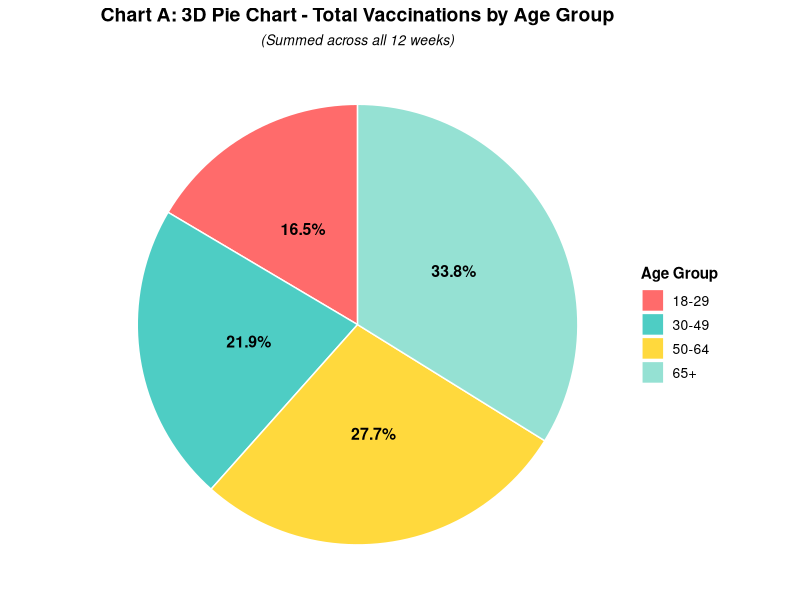
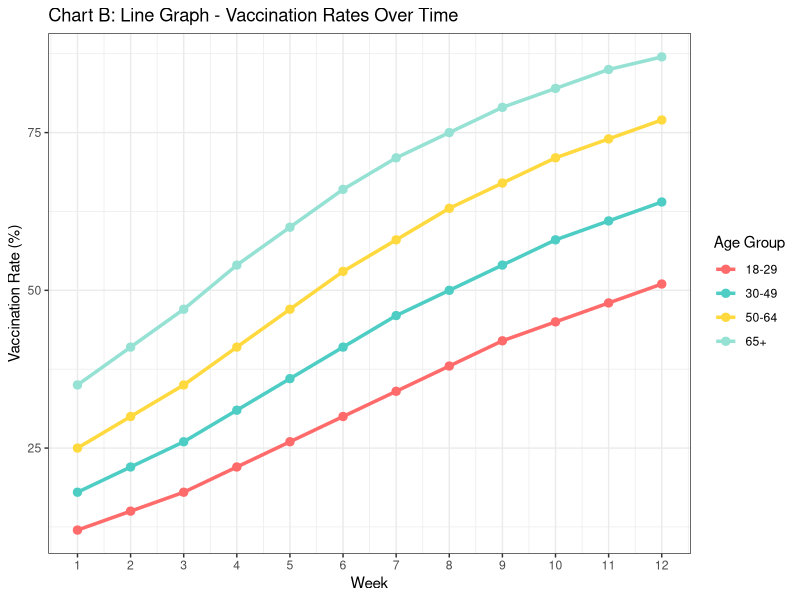
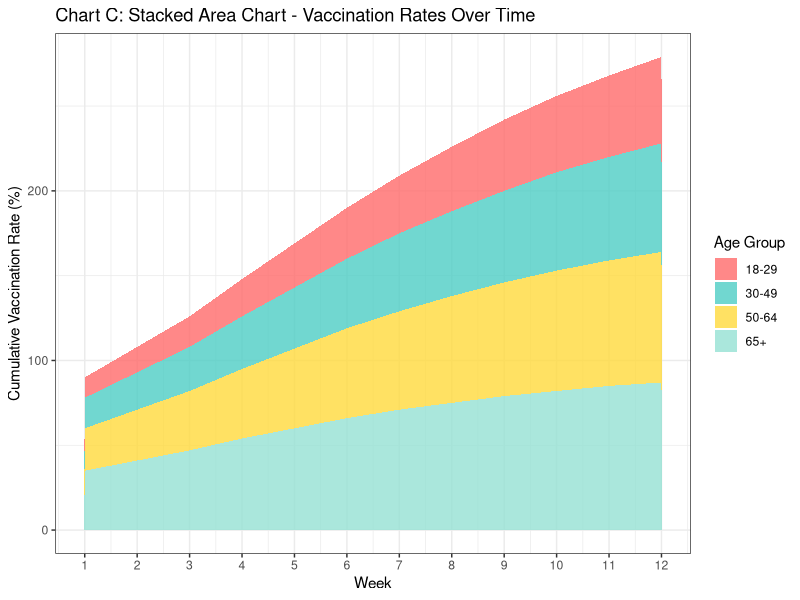
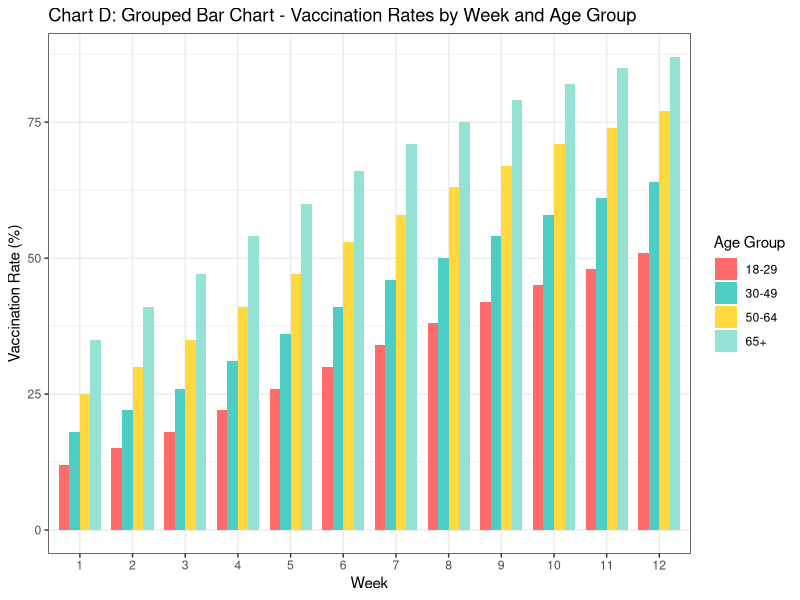

These charts were generated, in order, by the following R code:
## ---- chunk 1
#| label: fig-comparing-graphics-figures
#| fig-cap: "Four different representations of COVID vaccination rates."
#| fig-subcap: ["People over 50 make up the majority of vaccinations.", "Vaccination rates increase over the measured 12 weeks.", "Vaccination rates have increased over the 12 week period", "Younger people are less vacinated than older people but all age groups have increased vaccinations over the 12 week period"]
#| fig-alt: ["Pie Chart showing the percentage of vaccinations that each age group made up in proportion to total vaccinations.", "Line graph with a line for each age group. The x axis is each week 1 - 12 and the y axis is the percentage of vaccinations for that age group.", "Stacked area chart whith 4 areas colored in different colors for each age group. The x axis is the weeks plotted 1-12 and the y axis is the cumulative vaccination rate", "Grouped bar chart where age group is separated into 4 different colored bars for the 4 age groups for each point on the x axis. The x axis represents the weeks 1 - 12 and the y axis is the percent vaccination rate for that age group."]
#| layout-ncol: 2
#| code-fold: true


# Load required libraries
suppressPackageStartupMessages({
  library(ggplot2)
  theme_set(theme_bw())
  library(dplyr)
  library(tidyr)
})

# Create sample dataset
set.seed(123)
weeks <- 1:12
age_groups <- c("18-29", "30-49", "50-64", "65+")

# Generate vaccination rate data with realistic patterns
vaccination_data <- data.frame(
  week = rep(weeks, each = 4),
  age_group = rep(age_groups, times = 12),
  vaccination_rate = c(
    # Week-by-week data for each age group
    12, 18, 25, 35,  # Week 1
    15, 22, 30, 41,  # Week 2
    18, 26, 35, 47,  # Week 3
    22, 31, 41, 54,  # Week 4
    26, 36, 47, 60,  # Week 5
    30, 41, 53, 66,  # Week 6
    34, 46, 58, 71,  # Week 7
    38, 50, 63, 75,  # Week 8
    42, 54, 67, 79,  # Week 9
    45, 58, 71, 82,  # Week 10
    48, 61, 74, 85,  # Week 11
    51, 64, 77, 87   # Week 12
  )
)

# Set factor levels for consistent ordering
vaccination_data$age_group <- factor(vaccination_data$age_group, 
                                     levels = c("18-29", "30-49", "50-64", "65+"))

# Define color palette
age_colors <- c("18-29" = "#FF6B6B", 
                "30-49" = "#4ECDC4", 
                "50-64" = "#FFD93D", 
                "65+" = "#95E1D3")

# CHART A: 3D Pie Chart (showing total vaccinations by age group)

# Calculate total vaccinations per age group (sum across weeks)
total_by_age <- vaccination_data %>%
  group_by(age_group) %>%
  summarise(total = sum(vaccination_rate))

# Create pie chart with 3D-like appearance using custom positioning
chart_a <- ggplot(total_by_age, aes(x = "", y = total, fill = age_group)) +
  geom_bar(stat = "identity", width = 1, color = "white") +
  coord_polar("y", start = 0) +
  scale_fill_manual(values = age_colors) +
  labs(title = "Chart A: 3D Pie Chart - Total Vaccinations by Age Group",
       subtitle = "(Summed across all 12 weeks)",
       fill = "Age Group") +
  theme_void() +
  theme(
    plot.title = element_text(hjust = 0.5, size = 14, face = "bold"),
    plot.subtitle = element_text(hjust = 0.5, size = 10, face = "italic"),
    legend.position = "right",
    legend.title = element_text(size = 11, face = "bold"),
    legend.text = element_text(size = 10)
  ) +
  # Add percentage labels
  geom_text(aes(label = paste0(round(total/sum(total)*100, 1), "%")),
            position = position_stack(vjust = 0.5),
            size = 4, fontface = "bold")

# CHART B: Line Graph - Vaccination Rates Over Time

chart_b <- ggplot(vaccination_data, aes(x = week, y = vaccination_rate, 
                                        color = age_group, group = age_group)) +
  geom_line(linewidth = 1.2) +
  geom_point(size = 2.5) +
  scale_color_manual(values = age_colors) +
  scale_x_continuous(breaks = 1:12) +
  labs(title = "Chart B: Line Graph - Vaccination Rates Over Time",
       x = "Week",
       y = "Vaccination Rate (%)",
       color = "Age Group")

# CHART C: Stacked Area Chart - Vaccination Rates Over Time

chart_c <- ggplot(vaccination_data, aes(x = week, y = vaccination_rate, 
                                        fill = age_group)) +
  geom_area(alpha = 0.8, position = "stack") +
  scale_fill_manual(values = age_colors) +
  scale_x_continuous(breaks = 1:12) +
  labs(title = "Chart C: Stacked Area Chart - Vaccination Rates Over Time",
       x = "Week",
       y = "Cumulative Vaccination Rate (%)",
       fill = "Age Group")


# CHART D: Grouped Bar Chart - Vaccination Rates by Week and Age Group

chart_d <- ggplot(vaccination_data, aes(x = factor(week), y = vaccination_rate, 
                                        fill = age_group)) +
  geom_bar(stat = "identity", position = "dodge", width = 0.8) +
  scale_fill_manual(values = age_colors) +
  labs(title = "Chart D: Grouped Bar Chart - Vaccination Rates by Week and Age Group",
       x = "Week",
       y = "Vaccination Rate (%)",
       fill = "Age Group")

chart_a
chart_b
chart_c
chart_d
